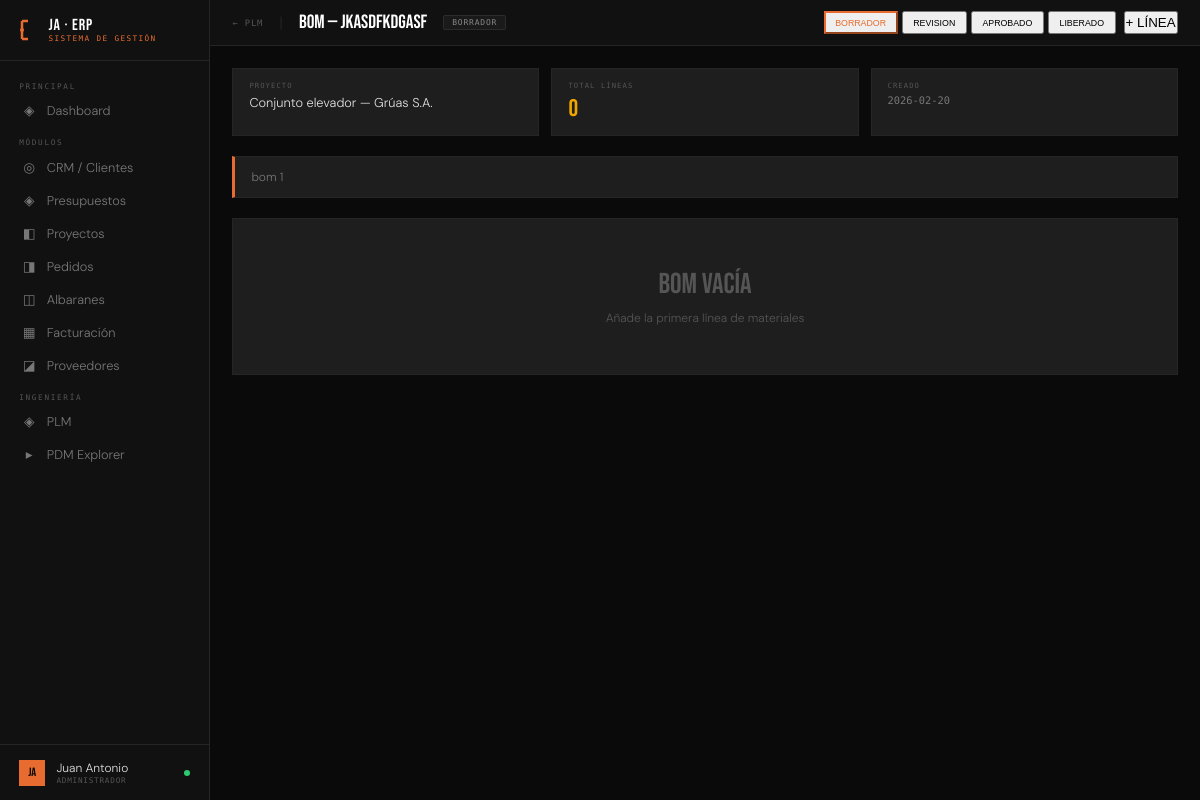
Screenshot of /plm/bom/1 with the database file from the repository.
### tables this page shows
CREATE TABLE plm_bom (
        id INTEGER PRIMARY KEY AUTOINCREMENT,
        proyecto_id INTEGER,
        nombre TEXT NOT NULL,
        descripcion TEXT,
        estado TEXT DEFAULT 'borrador',  -- borrador | revision | aprobado | liberado
        creado TEXT DEFAULT CURRENT_TIMESTAMP,
        FOREIGN KEY (proyecto_id) REFERENCES proyectos(id));

CREATE TABLE proyectos (
        id INTEGER PRIMARY KEY AUTOINCREMENT,
        cliente_id INTEGER, presupuesto_id INTEGER,
        referencia TEXT UNIQUE, nombre TEXT NOT NULL,
        servicio TEXT, estado TEXT DEFAULT 'en_diseno',
        progreso INTEGER DEFAULT 0,
        fecha_inicio TEXT, fecha_entrega TEXT,
        importe REAL DEFAULT 0,
        horas_estimadas REAL DEFAULT 0,
        notas TEXT,
        fecha_creacion TEXT DEFAULT CURRENT_DATE,
        FOREIGN KEY (cliente_id) REFERENCES clientes(id),
        FOREIGN KEY (presupuesto_id) REFERENCES presupuestos(id));

### plm_module.py (the view)
@plm.route('/plm/bom/<int:bom_id>')
def plm_bom_detalle(bom_id):
    conn = get_db()
    bom = conn.execute('''
        SELECT b.*, p.nombre as proyecto_nombre
        FROM plm_bom b LEFT JOIN proyectos p ON b.proyecto_id=p.id
        WHERE b.id=?''', (bom_id,)).fetchone()
    lineas = conn.execute('''
        SELECT l.*, d.codigo as doc_codigo
        FROM plm_bom_lineas l
        LEFT JOIN plm_documentos d ON l.documento_id=d.id
        WHERE l.bom_id=? ORDER BY l.pos''', (bom_id,)).fetchall()
    docs = conn.execute("SELECT id, codigo, nombre, tipo FROM plm_documentos ORDER BY codigo").fetchall()
    proyectos = conn.execute("SELECT id, nombre FROM proyectos ORDER BY nombre").fetchall()
    conn.close()
    return render_template('plm_bom.html', bom=bom, lineas=lineas, docs=docs, proyectos=proyectos)

### app.py (called while the page is built)
@app.context_processor
def inject_globals():
    return {
        'today': date.today().isoformat(),
        'now': datetime.now().strftime('%b %Y'),
        'request': request,
    }

### plm_module.py (called while the page is built)
def get_db():
    conn = sqlite3.connect(DB)
    conn.row_factory = sqlite3.Row
    return conn

### templates/plm_bom.html (shortened to what this page needs)
{% extends "base.html" %}
{% block topbar %}
<div style="display:flex;align-items:center;gap:1rem;flex:1">
  <a href="/plm" style="font-family:var(--mono);font-size:.55rem;color:var(--muted);text-decoration:none;letter-spacing:.1em">← PLM</a>
  <span style="color:var(--border)">|</span>
  <span style="font-family:var(--display);font-size:1.2rem;color:#fff">BOM — {{ bom.nombre }}</span>
  <span class="estado-badge estado-{{ bom.estado }}">{{ bom.estado }}</span>
</div>
<div style="display:flex;gap:.5rem">
  <form method="POST" action="/plm/bom/{{ bom.id }}/estado" style="display:flex;gap:.25rem">
    {% for est in ['borrador','revision','aprobado','liberado'] %}
    <button type="submit" name="estado" value="{{ est }}"
      class="btn-ghost" style="font-size:.55rem;padding:.3rem .6rem;{% if bom.estado==est %}border-color:var(--accent);color:var(--accent){% endif %}">
      {{ est.upper() }}
    </button>
    {% endfor %}
  </form>
  <button onclick="document.getElementById('modal-linea').style.display='flex'" class="btn-accent">+ LÍNEA</button>
</div>
{% endblock %}
{% block content %}
<div class="bom-info">
  <div class="bom-info-card">
    <div class="bom-info-lbl">Proyecto</div>
    <div class="bom-info-val">{{ bom.proyecto_nombre or '—' }}</div>
  </div>
  <div class="bom-info-card">
    <div class="bom-info-lbl">Total líneas</div>
    <div class="bom-info-val" style="font-family:var(--display);font-size:1.5rem;color:var(--accent2)">{{ lineas|length }}</div>
  </div>
  <div class="bom-info-card">
    <div class="bom-info-lbl">Creado</div>
    <div class="bom-info-val" style="font-family:var(--mono);font-size:.65rem;color:var(--muted2)">{{ bom.creado[:10] }}</div>
  </div>
</div>
{% if bom.descripcion %}
<div style="padding:.75rem 1rem;background:var(--card);border:1px solid var(--border);border-left:3px solid var(--accent);font-size:.75rem;color:var(--muted2);margin-bottom:1.25rem">{{ bom.descripcion }}</div>
{% endif %}
<div style="background:var(--card);border:1px solid var(--border)">
  {% if lineas %}
  <table class="bom-table">
    <thead>
      <tr>
        <th style="width:50px">Pos</th>
        <th>Código</th>
        <th>Descripción</th>
        <th style="width:70px;text-align:right">Cantidad</th>
        <th style="width:50px">Ud.</th>
        <th>Material</th>
        <th>Proveedor</th>
        <th>Doc CAD</th>
        <th>Notas</th>
        <th style="width:40px"></th>
      </tr>
    </thead>
    <tbody>
      {% for l in lineas %}
      <tr>
        <td style="font-family:var(--mono);font-size:.6rem;color:var(--muted)">{{ l.pos }}</td>
        <td style="font-family:var(--mono);font-size:.6rem;color:var(--accent)">{{ l.codigo or '—' }}</td>
        <td style="font-weight:500">{{ l.descripcion }}</td>
        <td style="text-align:right;font-family:var(--mono);font-size:.7rem;color:var(--accent2)">{{ l.cantidad }}</td>
        <td style="font-family:var(--mono);font-size:.55rem;color:var(--muted)">{{ l.unidad }}</td>
        <td style="color:var(--muted2);font-size:.72rem">{{ l.material or '—' }}</td>
        <td style="color:var(--muted2);font-size:.72rem">{{ l.proveedor or '—' }}</td>
        <td>
          {% if l.doc_codigo %}
          <a href="/plm/documento/{{ l.documento_id }}" style="font-family:var(--mono);font-size:.5rem;color:var(--accent);text-decoration:none">{{ l.doc_codigo }}</a>
          {% else %}—{% endif %}
        </td>
        <td style="color:var(--muted2);font-size:.68rem">{{ l.notas or '' }}</td>
        <td>
          <form method="POST" action="/plm/bom/{{ bom.id }}/linea/{{ l.id }}/delete">
            <button type="submit" style="background:none;border:none;color:var(--red);cursor:pointer;font-size:.75rem;opacity:.5;transition:opacity .15s" onmouseover="this.style.opacity=1" onmouseout="this.style.opacity=.5">✕</button>
          </form>
        </td>
      </tr>
      {% endfor %}
    </tbody>
  </table>
  {% else %}
  <div style="text-align:center;padding:3rem;color:var(--muted)">
    <div style="font-family:var(--display);font-size:1.8rem;margin-bottom:.5rem">BOM VACÍA</div>
    <div style="font-size:.75rem">Añade la primera línea de materiales</div>
  </div>
  {% endif %}
</div>
{% endblock %}

### templates/base.html (style rules this page uses)
:root { --bg:#0a0a0a;--surface:#111;--panel:#171717;--card:#1e1e1e; --border:#252525;--border2:#2e2e2e; --accent:#e86c2f;--accent2:#f0a500; --green:#2ecc71;--red:#e74c3c;--blue:#3498db;--yellow:#f39c12; --text:#e0e0e0;--muted:#555;--muted2:#777; --mono:'Share Tech Mono',monospace;--display:'Bebas Neue',sans-serif;--body:'DM Sans',sans-serif; }
*,*::before,*::after { box-sizing:border-box;margin:0;padding:0; }
html,body { height:100%;overflow:hidden; }
body { background:var(--bg);color:var(--text);font-family:var(--body);font-weight:300;display:flex; }

### templates/plm_bom.html (style rules this page uses)
.estado-badge { display:inline-block;padding:.15rem .5rem;font-family:var(--mono);font-size:.5rem;letter-spacing:.1em;text-transform:uppercase;border-radius:2px }
.estado-borrador { background:rgba(85,85,85,.15);color:#888;border:1px solid rgba(85,85,85,.3) }
.bom-info { display:grid;grid-template-columns:repeat(3,1fr);gap:.75rem;margin-bottom:1.25rem }
.bom-info-card { background:var(--card);border:1px solid var(--border);padding:.75rem 1rem }
.bom-info-lbl { font-family:var(--mono);font-size:.45rem;letter-spacing:.15em;color:var(--muted);text-transform:uppercase;margin-bottom:.25rem }
.bom-info-val { font-size:.8rem;color:var(--text) }

### rows the page displays
plm_bom: nombre "jkasdfkdgasf", estado "BORRADOR", creado "2026-02-20", descripcion "bom 1"
proyectos: nombre "Conjunto elevador — Grúas S.A."

### other values shown
{{ est.upper() }} "BORRADOR" "REVISION" "APROBADO" "LIBERADO"
{{ lineas|length }} "0"
